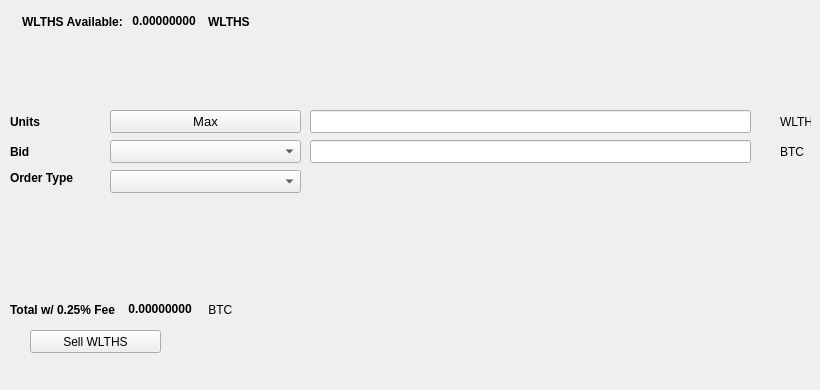
   <widget class="QWidget" name="SellTab">
    <attribute name="title">
     <string>Sell</string>
    </attribute>
    <widget class="QLabel" name="label_16">
     <property name="geometry">
      <rect>
       <x>780</x>
       <y>140</y>
       <width>31</width>
       <height>23</height>
      </rect>
     </property>
     <property name="text">
      <string>BTC</string>
     </property>
    </widget>
    <widget class="QComboBox" name="SellBidcomboBox">
     <property name="geometry">
      <rect>
       <x>110</x>
       <y>140</y>
       <width>191</width>
       <height>23</height>
      </rect>
     </property>
     <property name="font">
      <font>
       <pointsize>10</pointsize>
      </font>
     </property>
    </widget>
    <widget class="QLabel" name="label_18">
     <property name="geometry">
      <rect>
       <x>10</x>
       <y>110</y>
       <width>46</width>
       <height>23</height>
      </rect>
     </property>
     <property name="font">
      <font>
       <weight>75</weight>
       <bold>true</bold>
      </font>
     </property>
     <property name="text">
      <string>Units</string>
     </property>
    </widget>
    <widget class="QPushButton" name="Sell_Max_Amount">
     <property name="geometry">
      <rect>
       <x>110</x>
       <y>110</y>
       <width>191</width>
       <height>23</height>
      </rect>
     </property>
     <property name="font">
      <font>
       <pointsize>10</pointsize>
      </font>
     </property>
     <property name="text">
      <string>Max</string>
     </property>
    </widget>
    <widget class="QLabel" name="label_20">
     <property name="geometry">
      <rect>
       <x>10</x>
       <y>170</y>
       <width>91</width>
       <height>16</height>
      </rect>
     </property>
     <property name="font">
      <font>
       <weight>75</weight>
       <bold>true</bold>
      </font>
     </property>
     <property name="text">
      <string>Order Type</string>
     </property>
    </widget>
    <widget class="QComboBox" name="SellOrdertypeCombo">
     <property name="geometry">
      <rect>
       <x>110</x>
       <y>170</y>
       <width>191</width>
       <height>23</height>
      </rect>
     </property>
     <property name="font">
      <font>
       <pointsize>10</pointsize>
      </font>
     </property>
    </widget>
    <widget class="QLabel" name="label_21">
     <property name="geometry">
      <rect>
       <x>10</x>
       <y>140</y>
       <width>46</width>
       <height>23</height>
      </rect>
     </property>
     <property name="font">
      <font>
       <weight>75</weight>
       <bold>true</bold>
      </font>
     </property>
     <property name="text">
      <string>Bid</string>
     </property>
    </widget>
    <widget class="QLabel" name="label_22">
     <property name="geometry">
      <rect>
       <x>780</x>
       <y>110</y>
       <width>31</width>
       <height>23</height>
      </rect>
     </property>
     <property name="text">
      <string>WLTHS</string>
     </property>
    </widget>
    <widget class="QLineEdit" name="UnitsInputWLTHS">
     <property name="geometry">
      <rect>
       <x>310</x>
       <y>110</y>
       <width>441</width>
       <height>23</height>
      </rect>
     </property>
     <property name="font">
      <font>
       <pointsize>9</pointsize>
       <weight>75</weight>
       <bold>true</bold>
      </font>
     </property>
    </widget>
    <widget class="QLineEdit" name="SellBidPriceEdit">
     <property name="geometry">
      <rect>
       <x>310</x>
       <y>140</y>
       <width>441</width>
       <height>23</height>
      </rect>
     </property>
     <property name="font">
      <font>
       <pointsize>9</pointsize>
       <weight>75</weight>
       <bold>true</bold>
      </font>
     </property>
    </widget>
    <widget class="QPushButton" name="SellWLTHSBTN">
     <property name="geometry">
      <rect>
       <x>30</x>
       <y>330</y>
       <width>131</width>
       <height>23</height>
      </rect>
     </property>
     <property name="text">
      <string>Sell WLTHS</string>
     </property>
     <property name="icon">
      <iconset resource="../WealthSalvage">
       <normaloff>:/icons/bitcoin</normaloff>:/icons/bitcoin</iconset>
     </property>
    </widget>
    <widget class="QWidget" name="layoutWidget3">
     <property name="geometry">
      <rect>
       <x>22</x>
       <y>12</y>
       <width>258</width>
       <height>19</height>
      </rect>
     </property>
     <layout class="QHBoxLayout" name="horizontalLayout">
      <item>
       <widget class="QLabel" name="label232_2">
        <property name="font">
         <font>
          <weight>75</weight>
          <bold>true</bold>
         </font>
        </property>
        <property name="text">
         <string>WLTHS Available:</string>
        </property>
       </widget>
      </item>
      <item>
       <widget class="QLabel" name="WLTHSAvailableLabel">
        <property name="palette">
         <palette>
          <active>
           <colorrole role="WindowText">
            <brush brushstyle="SolidPattern">
             <color alpha="255">
              <red>0</red>
              <green>0</green>
              <blue>0</blue>
             </color>
            </brush>
           </colorrole>
           <colorrole role="Button">
            <brush brushstyle="SolidPattern">
             <color alpha="255">
              <red>0</red>
              <green>170</green>
              <blue>0</blue>
             </color>
            </brush>
           </colorrole>
           <colorrole role="Light">
            <brush brushstyle="SolidPattern">
             <color alpha="255">
              <red>0</red>
              <green>255</green>
              <blue>0</blue>
             </color>
            </brush>
           </colorrole>
           <colorrole role="Midlight">
            <brush brushstyle="SolidPattern">
             <color alpha="255">
              <red>0</red>
              <green>212</green>
              <blue>0</blue>
             </color>
            </brush>
           </colorrole>
           <colorrole role="Dark">
            <brush brushstyle="SolidPattern">
             <color alpha="255">
              <red>0</red>
              <green>85</green>
              <blue>0</blue>
             </color>
            </brush>
           </colorrole>
           <colorrole role="Mid">
            <brush brushstyle="SolidPattern">
             <color alpha="255">
              <red>0</red>
              <green>113</green>
              <blue>0</blue>
             </color>
            </brush>
           </colorrole>
           <colorrole role="Text">
            <brush brushstyle="SolidPattern">
             <color alpha="255">
              <red>0</red>
              <green>170</green>
              <blue>0</blue>
             </color>
            </brush>
           </colorrole>
           <colorrole role="BrightText">
            <brush brushstyle="SolidPattern">
             <color alpha="255">
              <red>255</red>
              <green>255</green>
              <blue>255</blue>
             </color>
            </brush>
           </colorrole>
           <colorrole role="ButtonText">
            <brush brushstyle="SolidPattern">
             <color alpha="255">
              <red>0</red>
              <green>0</green>
              <blue>0</blue>
             </color>
            </brush>
           </colorrole>
           <colorrole role="Base">
            <brush brushstyle="SolidPattern">
             <color alpha="255">
              <red>255</red>
              <green>255</green>
              <blue>255</blue>
             </color>
            </brush>
           </colorrole>
           <colorrole role="Window">
            <brush brushstyle="SolidPattern">
             <color alpha="255">
              <red>0</red>
              <green>170</green>
              <blue>0</blue>
             </color>
            </brush>
           </colorrole>
           <colorrole role="Shadow">
            <brush brushstyle="SolidPattern">
             <color alpha="255">
              <red>0</red>
              <green>0</green>
              <blue>0</blue>
             </color>
            </brush>
           </colorrole>
           <colorrole role="AlternateBase">
            <brush brushstyle="SolidPattern">
             <color alpha="255">
              <red>127</red>
              <green>212</green>
              <blue>127</blue>
             </color>
            </brush>
           </colorrole>
           <colorrole role="ToolTipBase">
            <brush brushstyle="SolidPattern">
             <color alpha="255">
              <red>255</red>
              <green>255</green>
              <blue>220</blue>
             </color>
            </brush>
           </colorrole>
           <colorrole role="ToolTipText">
            <brush brushstyle="SolidPattern">
             <color alpha="255">
              <red>0</red>
              <green>0</green>
              <blue>0</blue>
             </color>
            </brush>
           </colorrole>
          </active>
          <inactive>
           <colorrole role="WindowText">
            <brush brushstyle="SolidPattern">
             <color alpha="255">
              <red>0</red>
              <green>0</green>
              <blue>0</blue>
             </color>
            </brush>
           </colorrole>
           <colorrole role="Button">
            <brush brushstyle="SolidPattern">
             <color alpha="255">
              <red>0</red>
              <green>170</green>
              <blue>0</blue>
             </color>
            </brush>
           </colorrole>
           <colorrole role="Light">
            <brush brushstyle="SolidPattern">
             <color alpha="255">
              <red>0</red>
              <green>255</green>
              <blue>0</blue>
             </color>
            </brush>
           </colorrole>
           <colorrole role="Midlight">
            <brush brushstyle="SolidPattern">
             <color alpha="255">
              <red>0</red>
              <green>212</green>
              <blue>0</blue>
             </color>
            </brush>
           </colorrole>
           <colorrole role="Dark">
            <brush brushstyle="SolidPattern">
             <color alpha="255">
              <red>0</red>
              <green>85</green>
              <blue>0</blue>
             </color>
            </brush>
           </colorrole>
           <colorrole role="Mid">
            <brush brushstyle="SolidPattern">
             <color alpha="255">
              <red>0</red>
              <green>113</green>
              <blue>0</blue>
             </color>
            </brush>
           </colorrole>
           <colorrole role="Text">
            <brush brushstyle="SolidPattern">
             <color alpha="255">
              <red>0</red>
              <green>170</green>
              <blue>0</blue>
             </color>
            </brush>
           </colorrole>
           <colorrole role="BrightText">
            <brush brushstyle="SolidPattern">
             <color alpha="255">
              <red>255</red>
              <green>255</green>
              <blue>255</blue>
             </color>
            </brush>
           </colorrole>
           <colorrole role="ButtonText">
            <brush brushstyle="SolidPattern">
             <color alpha="255">
              <red>0</red>
              <green>0</green>
              <blue>0</blue>
             </color>
            </brush>
           </colorrole>
           <colorrole role="Base">
            <brush brushstyle="SolidPattern">
             <color alpha="255">
              <red>255</red>
              <green>255</green>
              <blue>255</blue>
             </color>
            </brush>
           </colorrole>
           <colorrole role="Window">
            <brush brushstyle="SolidPattern">
             <color alpha="255">
              <red>0</red>
              <green>170</green>
              <blue>0</blue>
             </color>
            </brush>
           </colorrole>
           <colorrole role="Shadow">
            <brush brushstyle="SolidPattern">
             <color alpha="255">
              <red>0</red>
              <green>0</green>
              <blue>0</blue>
             </color>
            </brush>
           </colorrole>
           <colorrole role="AlternateBase">
            <brush brushstyle="SolidPattern">
             <color alpha="255">
              <red>127</red>
              <green>212</green>
              <blue>127</blue>
             </color>
            </brush>
           </colorrole>
           <colorrole role="ToolTipBase">
            <brush brushstyle="SolidPattern">
             <color alpha="255">
              <red>255</red>
              <green>255</green>
              <blue>220</blue>
             </color>
            </brush>
           </colorrole>
           <colorrole role="ToolTipText">
            <brush brushstyle="SolidPattern">
             <color alpha="255">
              <red>0</red>
              <green>0</green>
              <blue>0</blue>
             </color>
            </brush>
           </colorrole>
          </inactive>
          <disabled>
           <colorrole role="WindowText">
            <brush brushstyle="SolidPattern">
             <color alpha="255">
              <red>0</red>
              <green>85</green>
              <blue>0</blue>
             </color>
            </brush>
           </colorrole>
           <colorrole role="Button">
            <brush brushstyle="SolidPattern">
             <color alpha="255">
              <red>0</red>
              <green>170</green>
              <blue>0</blue>
             </color>
            </brush>
           </colorrole>
           <colorrole role="Light">
            <brush brushstyle="SolidPattern">
             <color alpha="255">
              <red>0</red>
              <green>255</green>
              <blue>0</blue>
             </color>
            </brush>
           </colorrole>
           <colorrole role="Midlight">
            <brush brushstyle="SolidPattern">
             <color alpha="255">
              <red>0</red>
              <green>212</green>
              <blue>0</blue>
             </color>
            </brush>
           </colorrole>
           <colorrole role="Dark">
            <brush brushstyle="SolidPattern">
             <color alpha="255">
              <red>0</red>
              <green>85</green>
              <blue>0</blue>
             </color>
            </brush>
           </colorrole>
           <colorrole role="Mid">
            <brush brushstyle="SolidPattern">
             <color alpha="255">
              <red>0</red>
              <green>113</green>
              <blue>0</blue>
             </color>
            </brush>
           </colorrole>
           <colorrole role="Text">
            <brush brushstyle="SolidPattern">
             <color alpha="255">
              <red>0</red>
              <green>85</green>
              <blue>0</blue>
             </color>
            </brush>
           </colorrole>
           <colorrole role="BrightText">
            <brush brushstyle="SolidPattern">
             <color alpha="255">
              <red>255</red>
              <green>255</green>
              <blue>255</blue>
             </color>
            </brush>
           </colorrole>
           <colorrole role="ButtonText">
            <brush brushstyle="SolidPattern">
             <color alpha="255">
              <red>0</red>
              <green>85</green>
              <blue>0</blue>
             </color>
            </brush>
           </colorrole>
           <colorrole role="Base">
            <brush brushstyle="SolidPattern">
             <color alpha="255">
              <red>0</red>
              <green>170</green>
              <blue>0</blue>
             </color>
            </brush>
           </colorrole>
           <colorrole role="Window">
            <brush brushstyle="SolidPattern">
             <color alpha="255">
              <red>0</red>
              <green>170</green>
              <blue>0</blue>
             </color>
            </brush>
           </colorrole>
           <colorrole role="Shadow">
            <brush brushstyle="SolidPattern">
             <color alpha="255">
              <red>0</red>
              <green>0</green>
              <blue>0</blue>
             </color>
            </brush>
           </colorrole>
           <colorrole role="AlternateBase">
            <brush brushstyle="SolidPattern">
             <color alpha="255">
              <red>0</red>
              <green>170</green>
              <blue>0</blue>
             </color>
            </brush>
           </colorrole>
           <colorrole role="ToolTipBase">
            <brush brushstyle="SolidPattern">
             <color alpha="255">
              <red>255</red>
              <green>255</green>
              <blue>220</blue>
             </color>
            </brush>
           </colorrole>
           <colorrole role="ToolTipText">
            <brush brushstyle="SolidPattern">
             <color alpha="255">
              <red>0</red>
              <green>0</green>
              <blue>0</blue>
             </color>
            </brush>
           </colorrole>
          </disabled>
         </palette>
        </property>
        <property name="font">
         <font>
          <weight>75</weight>
          <bold>true</bold>
         </font>
        </property>
        <property name="text">
         <string> 0.00000000 </string>
        </property>
        <property name="textInteractionFlags">
         <set>Qt::LinksAccessibleByMouse|Qt::TextSelectableByKeyboard|Qt::TextSelectableByMouse</set>
        </property>
       </widget>
      </item>
      <item>
       <widget class="QLabel" name="labelWLTHS">
        <property name="font">
         <font>
          <weight>75</weight>
          <bold>true</bold>
         </font>
        </property>
        <property name="text">
         <string>WLTHS</string>
        </property>
       </widget>
      </item>
     </layout>
    </widget>
    <widget class="QWidget" name="layoutWidget">
     <property name="geometry">
      <rect>
       <x>10</x>
       <y>300</y>
       <width>268</width>
       <height>19</height>
      </rect>
     </property>
     <layout class="QHBoxLayout" name="horizontalLayout_2">
      <item>
       <widget class="QLabel" name="label_19">
        <property name="font">
         <font>
          <weight>75</weight>
          <bold>true</bold>
         </font>
        </property>
        <property name="text">
         <string>Total w/ 0.25% Fee </string>
        </property>
       </widget>
      </item>
      <item>
       <widget class="QLabel" name="SellCostLabel">
        <property name="palette">
         <palette>
          <active>
           <colorrole role="WindowText">
            <brush brushstyle="SolidPattern">
             <color alpha="255">
              <red>0</red>
              <green>0</green>
              <blue>0</blue>
             </color>
            </brush>
           </colorrole>
           <colorrole role="Button">
            <brush brushstyle="SolidPattern">
             <color alpha="255">
              <red>0</red>
              <green>170</green>
              <blue>0</blue>
             </color>
            </brush>
           </colorrole>
           <colorrole role="Light">
            <brush brushstyle="SolidPattern">
             <color alpha="255">
              <red>0</red>
              <green>255</green>
              <blue>0</blue>
             </color>
            </brush>
           </colorrole>
           <colorrole role="Midlight">
            <brush brushstyle="SolidPattern">
             <color alpha="255">
              <red>0</red>
              <green>212</green>
              <blue>0</blue>
             </color>
            </brush>
           </colorrole>
           <colorrole role="Dark">
            <brush brushstyle="SolidPattern">
             <color alpha="255">
              <red>0</red>
              <green>85</green>
              <blue>0</blue>
             </color>
            </brush>
           </colorrole>
           <colorrole role="Mid">
            <brush brushstyle="SolidPattern">
             <color alpha="255">
              <red>0</red>
              <green>113</green>
              <blue>0</blue>
             </color>
            </brush>
           </colorrole>
           <colorrole role="Text">
            <brush brushstyle="SolidPattern">
             <color alpha="255">
              <red>0</red>
              <green>170</green>
              <blue>0</blue>
             </color>
            </brush>
           </colorrole>
           <colorrole role="BrightText">
            <brush brushstyle="SolidPattern">
             <color alpha="255">
              <red>255</red>
              <green>255</green>
              <blue>255</blue>
             </color>
            </brush>
           </colorrole>
           <colorrole role="ButtonText">
            <brush brushstyle="SolidPattern">
             <color alpha="255">
              <red>0</red>
              <green>0</green>
              <blue>0</blue>
             </color>
            </brush>
           </colorrole>
           <colorrole role="Base">
            <brush brushstyle="SolidPattern">
             <color alpha="255">
              <red>255</red>
              <green>255</green>
              <blue>255</blue>
             </color>
            </brush>
           </colorrole>
           <colorrole role="Window">
            <brush brushstyle="SolidPattern">
             <color alpha="255">
              <red>0</red>
              <green>170</green>
              <blue>0</blue>
             </color>
            </brush>
           </colorrole>
           <colorrole role="Shadow">
            <brush brushstyle="SolidPattern">
             <color alpha="255">
              <red>0</red>
              <green>0</green>
              <blue>0</blue>
             </color>
            </brush>
           </colorrole>
           <colorrole role="AlternateBase">
            <brush brushstyle="SolidPattern">
             <color alpha="255">
              <red>127</red>
              <green>212</green>
              <blue>127</blue>
             </color>
            </brush>
           </colorrole>
           <colorrole role="ToolTipBase">
            <brush brushstyle="SolidPattern">
             <color alpha="255">
              <red>255</red>
              <green>255</green>
              <blue>220</blue>
             </color>
            </brush>
           </colorrole>
           <colorrole role="ToolTipText">
            <brush brushstyle="SolidPattern">
             <color alpha="255">
              <red>0</red>
              <green>0</green>
              <blue>0</blue>
             </color>
            </brush>
           </colorrole>
          </active>
          <inactive>
           <colorrole role="WindowText">
            <brush brushstyle="SolidPattern">
             <color alpha="255">
              <red>0</red>
              <green>0</green>
              <blue>0</blue>
             </color>
            </brush>
           </colorrole>
           <colorrole role="Button">
            <brush brushstyle="SolidPattern">
             <color alpha="255">
              <red>0</red>
              <green>170</green>
              <blue>0</blue>
             </color>
            </brush>
           </colorrole>
           <colorrole role="Light">
            <brush brushstyle="SolidPattern">
             <color alpha="255">
              <red>0</red>
              <green>255</green>
              <blue>0</blue>
             </color>
            </brush>
           </colorrole>
           <colorrole role="Midlight">
            <brush brushstyle="SolidPattern">
             <color alpha="255">
              <red>0</red>
              <green>212</green>
              <blue>0</blue>
             </color>
            </brush>
           </colorrole>
           <colorrole role="Dark">
            <brush brushstyle="SolidPattern">
             <color alpha="255">
              <red>0</red>
              <green>85</green>
              <blue>0</blue>
             </color>
            </brush>
           </colorrole>
           <colorrole role="Mid">
            <brush brushstyle="SolidPattern">
             <color alpha="255">
              <red>0</red>
              <green>113</green>
              <blue>0</blue>
             </color>
            </brush>
           </colorrole>
           <colorrole role="Text">
            <brush brushstyle="SolidPattern">
             <color alpha="255">
              <red>0</red>
              <green>170</green>
              <blue>0</blue>
             </color>
            </brush>
           </colorrole>
           <colorrole role="BrightText">
            <brush brushstyle="SolidPattern">
             <color alpha="255">
              <red>255</red>
              <green>255</green>
              <blue>255</blue>
             </color>
            </brush>
           </colorrole>
           <colorrole role="ButtonText">
            <brush brushstyle="SolidPattern">
             <color alpha="255">
              <red>0</red>
              <green>0</green>
              <blue>0</blue>
             </color>
            </brush>
           </colorrole>
           <colorrole role="Base">
            <brush brushstyle="SolidPattern">
             <color alpha="255">
              <red>255</red>
              <green>255</green>
              <blue>255</blue>
             </color>
            </brush>
           </colorrole>
           <colorrole role="Window">
            <brush brushstyle="SolidPattern">
             <color alpha="255">
              <red>0</red>
              <green>170</green>
              <blue>0</blue>
             </color>
            </brush>
           </colorrole>
           <colorrole role="Shadow">
            <brush brushstyle="SolidPattern">
             <color alpha="255">
              <red>0</red>
              <green>0</green>
              <blue>0</blue>
             </color>
            </brush>
           </colorrole>
           <colorrole role="AlternateBase">
            <brush brushstyle="SolidPattern">
             <color alpha="255">
              <red>127</red>
              <green>212</green>
              <blue>127</blue>
             </color>
            </brush>
           </colorrole>
           <colorrole role="ToolTipBase">
            <brush brushstyle="SolidPattern">
             <color alpha="255">
              <red>255</red>
              <green>255</green>
              <blue>220</blue>
             </color>
            </brush>
           </colorrole>
           <colorrole role="ToolTipText">
            <brush brushstyle="SolidPattern">
             <color alpha="255">
              <red>0</red>
              <green>0</green>
              <blue>0</blue>
             </color>
            </brush>
           </colorrole>
          </inactive>
          <disabled>
           <colorrole role="WindowText">
            <brush brushstyle="SolidPattern">
             <color alpha="255">
              <red>0</red>
              <green>85</green>
              <blue>0</blue>
             </color>
            </brush>
           </colorrole>
           <colorrole role="Button">
            <brush brushstyle="SolidPattern">
             <color alpha="255">
              <red>0</red>
              <green>170</green>
              <blue>0</blue>
             </color>
            </brush>
           </colorrole>
           <colorrole role="Light">
            <brush brushstyle="SolidPattern">
             <color alpha="255">
              <red>0</red>
              <green>255</green>
              <blue>0</blue>
             </color>
            </brush>
           </colorrole>
           <colorrole role="Midlight">
            <brush brushstyle="SolidPattern">
             <color alpha="255">
              <red>0</red>
              <green>212</green>
              <blue>0</blue>
             </color>
            </brush>
           </colorrole>
           <colorrole role="Dark">
            <brush brushstyle="SolidPattern">
             <color alpha="255">
              <red>0</red>
              <green>85</green>
              <blue>0</blue>
             </color>
            </brush>
           </colorrole>
           <colorrole role="Mid">
            <brush brushstyle="SolidPattern">
             <color alpha="255">
              <red>0</red>
              <green>113</green>
              <blue>0</blue>
             </color>
            </brush>
           </colorrole>
           <colorrole role="Text">
            <brush brushstyle="SolidPattern">
             <color alpha="255">
              <red>0</red>
              <green>85</green>
              <blue>0</blue>
             </color>
            </brush>
           </colorrole>
           <colorrole role="BrightText">
            <brush brushstyle="SolidPattern">
             <color alpha="255">
              <red>255</red>
              <green>255</green>
              <blue>255</blue>
             </color>
            </brush>
           </colorrole>
           <colorrole role="ButtonText">
            <brush brushstyle="SolidPattern">
             <color alpha="255">
              <red>0</red>
              <green>85</green>
              <blue>0</blue>
             </color>
            </brush>
           </colorrole>
           <colorrole role="Base">
            <brush brushstyle="SolidPattern">
             <color alpha="255">
              <red>0</red>
              <green>170</green>
              <blue>0</blue>
             </color>
            </brush>
           </colorrole>
           <colorrole role="Window">
            <brush brushstyle="SolidPattern">
             <color alpha="255">
              <red>0</red>
              <green>170</green>
              <blue>0</blue>
             </color>
            </brush>
           </colorrole>
           <colorrole role="Shadow">
            <brush brushstyle="SolidPattern">
             <color alpha="255">
              <red>0</red>
              <green>0</green>
              <blue>0</blue>
             </color>
            </brush>
           </colorrole>
           <colorrole role="AlternateBase">
            <brush brushstyle="SolidPattern">
             <color alpha="255">
              <red>0</red>
              <green>170</green>
              <blue>0</blue>
             </color>
            </brush>
           </colorrole>
           <colorrole role="ToolTipBase">
            <brush brushstyle="SolidPattern">
             <color alpha="255">
              <red>255</red>
              <green>255</green>
              <blue>220</blue>
             </color>
            </brush>
           </colorrole>
           <colorrole role="ToolTipText">
            <brush brushstyle="SolidPattern">
             <color alpha="255">
              <red>0</red>
              <green>0</green>
              <blue>0</blue>
             </color>
            </brush>
           </colorrole>
          </disabled>
         </palette>
        </property>
        <property name="font">
         <font>
          <weight>75</weight>
          <bold>true</bold>
         </font>
        </property>
        <property name="autoFillBackground">
         <bool>false</bool>
        </property>
        <property name="text">
         <string> 0.00000000</string>
        </property>
        <property name="textInteractionFlags">
         <set>Qt::LinksAccessibleByMouse|Qt::TextSelectableByMouse</set>
        </property>
       </widget>
      </item>
      <item>
       <widget class="QLabel" name="label_17">
        <property name="font">
         <font>
          <weight>50</weight>
          <bold>false</bold>
         </font>
        </property>
        <property name="text">
         <string> BTC</string>
        </property>
       </widget>
      </item>
     </layout>
    </widget>
    <widget class="QLabel" name="label_23">
     <property name="geometry">
      <rect>
       <x>460</x>
       <y>300</y>
       <width>281</width>
       <height>81</height>
      </rect>
     </property>
     <property name="text">
      <string/>
     </property>
     <property name="pixmap">
      <pixmap>:/images/bittrex</pixmap>
     </property>
    </widget>
   </widget>
